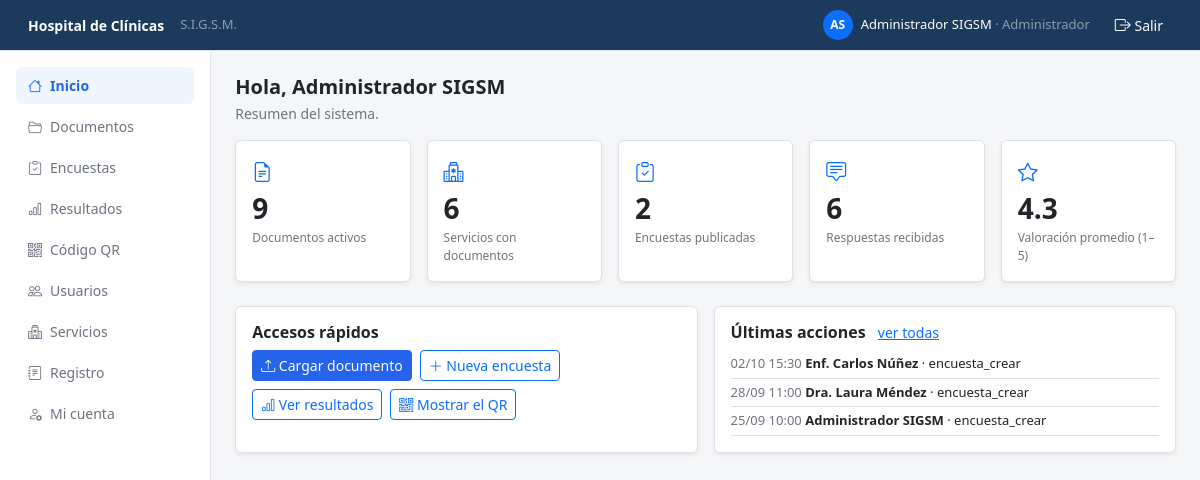
The page /presentacion/index.php (signed in) on the database its author committed.
### tables this page shows
CREATE TABLE registro (
    id         INT AUTO_INCREMENT PRIMARY KEY,
    fecha      DATETIME NOT NULL,
    accion     VARCHAR(40)  NOT NULL,
    detalle    VARCHAR(255) NOT NULL,
    entidad    VARCHAR(20)  NULL,
    id_entidad INT NULL,
    id_usuario INT NULL,
    FOREIGN KEY (id_usuario) REFERENCES usuario(id)
);

CREATE TABLE usuario (
    id          INT AUTO_INCREMENT PRIMARY KEY,
    nombre      VARCHAR(80)  NOT NULL,
    email       VARCHAR(100) NOT NULL UNIQUE,
    contrasenia VARCHAR(255) NOT NULL,
    rol         ENUM('admin','medico','enfermera') NOT NULL DEFAULT 'enfermera',
    activo      TINYINT(1)   NOT NULL DEFAULT 1
);

### negocio/sesion.php (called while the page is built, shortened)
<?php
function hayUsuarioLogueado() {
    return isset($_SESSION['usuario']);
}
function esAdmin() {
    return hayUsuarioLogueado() && $_SESSION['usuario']['rol'] === 'admin';
}
function e($texto) {
    return htmlspecialchars((string) $texto, ENT_QUOTES, 'UTF-8');
}

### datos/Documento.php (called while the page is built, shortened)
<?php
class Documento {
    private $pdo;
    public function __construct($pdo) {
        $this->pdo = $pdo;
    }
    public function contarActivos() {
        return (int) $this->pdo->query("SELECT COUNT(*) FROM documento WHERE activo = 1")->fetchColumn();
    }
    public function contarServiciosConDocumentos() {
        return (int) $this->pdo->query("SELECT COUNT(DISTINCT id_categoria) FROM documento WHERE activo = 1")->fetchColumn();
    }
}

### datos/Encuesta.php (called while the page is built, shortened)
<?php
class Encuesta {
    private $pdo;
    public function __construct($pdo) {
        $this->pdo = $pdo;
    }
    public function contarPublicadas() {
        return (int) $this->pdo->query(
            "SELECT COUNT(*) FROM encuesta WHERE activo = 1 AND estado = 'publicada'"
        )->fetchColumn();
    }
}

### datos/Resultado.php (called while the page is built, shortened)
<?php
class Resultado {
    private $pdo;
    public function __construct($pdo) {
        $this->pdo = $pdo;
    }
    public function indicadores() {
        $envios = (int) $this->pdo->query("SELECT COUNT(*) FROM envio")->fetchColumn();
        $promedio = $this->pdo->query("SELECT AVG(valor_escala) FROM respuesta WHERE valor_escala IS NOT NULL")->fetchColumn();
        return ['envios' => $envios, 'promedio' => $promedio !== null ? round((float) $promedio, 1) : 0];
    }
}

### datos/Registro.php (called while the page is built, shortened)
<?php
class Registro {
    private $pdo;
    public function __construct($pdo) {
        $this->pdo = $pdo;
    }
    private function filtro($accion, $entidad, $idEntidad) {
        $sql = ' WHERE 1 = 1';
        $valores = [];
        return [$sql, $valores];
    }
    public function listar($accion, $entidad, $idEntidad, $limite, $desplazamiento) {
        list($condicion, $valores) = $this->filtro($accion, $entidad, $idEntidad);
        $stmt = $this->pdo->prepare(
            "SELECT b.id, b.fecha, b.accion, b.detalle, b.entidad, b.id_entidad, u.nombre AS usuario
             FROM registro b
             LEFT JOIN usuario u ON u.id = b.id_usuario" . $condicion
            . " ORDER BY b.id DESC LIMIT " . (int) $limite . " OFFSET " . (int) $desplazamiento
        );
        $stmt->execute($valores);
        return $stmt->fetchAll();
    }
}

### presentacion/index.php (the view, shortened to what this page needs)
<?php
require_once __DIR__ . '/../datos/conexion.php';
require_once __DIR__ . '/../datos/Documento.php';
require_once __DIR__ . '/../datos/Encuesta.php';
require_once __DIR__ . '/../datos/Resultado.php';
require_once __DIR__ . '/../datos/Registro.php';
$ind = ['documentos' => 0, 'servicios' => 0, 'encuestas' => 0, 'envios' => 0, 'promedio' => 0];
$ultimas = [];
try {
    $pdo = (new Conexion())->getConexion();
    $doc = new Documento($pdo);
    $res = (new Resultado($pdo))->indicadores();
    $ind = [
        'documentos' => $doc->contarActivos(),
        'servicios'  => $doc->contarServiciosConDocumentos(),
        'encuestas'  => (new Encuesta($pdo))->contarPublicadas(),
        'envios'     => $res['envios'],
        'promedio'   => $res['promedio'],
    ];
    if (esAdmin()) {
        $ultimas = (new Registro($pdo))->listar('', '', 0, 5, 0);
    }
} catch (PDOException $e) {
    error_log('Error en el inicio: ' . $e->getMessage());
    guardarMensaje('No se pudieron leer los indicadores.', 'danger');
}
require __DIR__ . '/_cabecera.php';
$tarjetas = [
    ['Documentos activos',        $ind['documentos'], 'bi-file-earmark-text'],
    ['Servicios con documentos',  $ind['servicios'],  'bi-hospital'],
    ['Encuestas publicadas',      $ind['encuestas'],  'bi-clipboard-check'],
    ['Respuestas recibidas',      $ind['envios'],     'bi-chat-square-text'],
    ['Valoración promedio (1–5)', $ind['promedio'],   'bi-star'],
];
?>
<h5 class="fw-semibold mb-1">Hola, <?= e($_SESSION['usuario']['nombre']) ?></h5>
<p class="text-secondary" style="font-size:14px;">Resumen del sistema.</p>
<div class="row g-3 mb-4">
    <?php foreach ($tarjetas as $t): ?>
        <div class="col-6 col-lg">
            <div class="card border shadow-sm h-100"><div class="card-body">
                <i class="bi <?= e($t[2]) ?> text-primary" style="font-size:20px;"></i>
                <div class="fs-3 fw-semibold"><?= e($t[1]) ?></div>
                <div class="text-secondary" style="font-size:12px;"><?= e($t[0]) ?></div>
            </div></div>
        </div>
    <?php endforeach; ?>
</div>
<div class="row g-3">
    <div class="col-md-6"><div class="card border shadow-sm h-100"><div class="card-body">
        <h6 class="fw-semibold">Accesos rápidos</h6>
        <div class="d-flex flex-wrap gap-2">
            <a class="btn btn-hc btn-sm" href="documentos.php"><i class="bi bi-upload"></i> Cargar documento</a>
            <a class="btn btn-outline-primary btn-sm" href="encuestas.php"><i class="bi bi-plus-lg"></i> Nueva encuesta</a>
            <a class="btn btn-outline-primary btn-sm" href="resultados.php"><i class="bi bi-bar-chart"></i> Ver resultados</a>
            <a class="btn btn-outline-primary btn-sm" href="qr.php"><i class="bi bi-qr-code"></i> Mostrar el QR</a>
        </div>
    </div></div></div>
    <?php if (esAdmin()): ?>
    <div class="col-md-6"><div class="card border shadow-sm h-100"><div class="card-body">
        <h6 class="fw-semibold">Últimas acciones <a href="registro.php" class="small fw-normal ms-2">ver todas</a></h6>
        <?php foreach ($ultimas as $b): ?>
            <div style="font-size:13px;" class="border-bottom py-1">
                <span class="text-secondary"><?= e(date('d/m H:i', strtotime($b['fecha']))) ?></span>
                <strong><?= e($b['usuario'] ?? '—') ?></strong> · <?= e($b['accion']) ?>
            </div>
        <?php endforeach; ?>
    </div></div></div>
    <?php endif; ?>
</div>
<?php require __DIR__ . '/_pie.php'; ?>

### presentacion/_cabecera.php (style rules this page uses)
body { background-color: #F5F6F8; }
.btn-hc { --bs-btn-bg: #2563EB; --bs-btn-border-color: #2563EB; --bs-btn-color: #fff; --bs-btn-hover-bg: #1D4ED8; --bs-btn-hover-border-color: #1D4ED8; --bs-btn-hover-color: #fff; }

### rows shown on the page
registro: fecha "02/10 15:30", id_usuario.nombre "Enf. Carlos Núñez", accion "encuesta_crear"
registro: fecha "28/09 11:00", id_usuario.nombre "Dra. Laura Méndez", accion "encuesta_crear"
registro: fecha "25/09 10:00", id_usuario.nombre "Administrador SIGSM", accion "encuesta_crear"

### other values the page prints
$iniciales "AS"
$nombreUsuario "Administrador SIGSM"
$nombreRol "Administrador"
$item[2] "Inicio"
$item[2] "Documentos"
$item[2] "Encuestas"
$item[2] "Resultados"
$item[2] "Código QR"
$item[2] "Usuarios"
$item[2] "Servicios"
$item[2] "Registro"
$item[2] "Mi cuenta"
$_SESSION['usuario']['nombre'] "Administrador SIGSM"
$t[1] "9"
$t[0] "Documentos activos"
